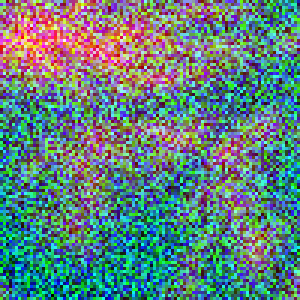
#> input picture heightmap/china-southeast/24.849,115.517.png, 100 x 100 px (shown 3 times larger); its folder holds 4 pictures in this run
$ python toblur.py
#> lines starting #> are read from the running program, lines starting #| are printed output that depends on the picture
import os
import cv2
import numpy

for item in os.listdir():
    im = cv2.imread(item)
#> im is the input picture: shape (100, 100, 3); mean B, G, R 127.3, 128.3, 95.6
    if item == "blur" or item == "gray" or item == "togray.py" or item == "toblur.py":
        continue;
    print(item)
    cv2.imwrite(os.path.join("blur", item), cv2.medianBlur(im[:,:,2],15))
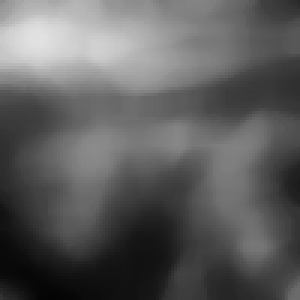
#> saved as 24.849,115.517.png: shape (100, 100) (shown 3 times larger); min 4, max 225, mean 93.8
#> pass 2 of the loop `for item in os.listdir():`:
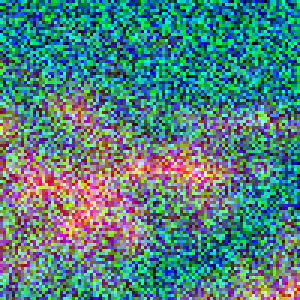
#> input picture heightmap/china-southeast/24.876,114.061.png, 100 x 100 px (shown 3 times larger)
#> im is the input picture: shape (100, 100, 3); mean B, G, R 126.9, 128.9, 78.8
#> `cv2.imwrite(os.path.join("blur", item), cv2.medianBlur(im[:,:,2],15))`:
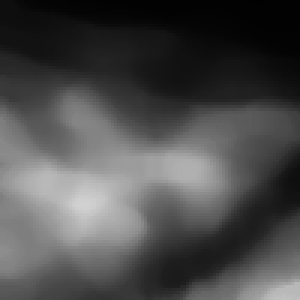
#> saved as 24.876,114.061.png: shape (100, 100) (shown 3 times larger); min 1, max 209, mean 75.9
#> pass 3 of the loop `for item in os.listdir():`:
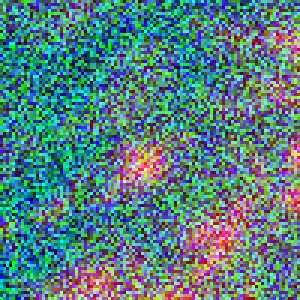
#> input picture heightmap/china-southeast/24.876,116.123.png, 100 x 100 px (shown 3 times larger)
#> im is the input picture: shape (100, 100, 3); mean B, G, R 128.4, 127.5, 85.5
#> `cv2.imwrite(os.path.join("blur", item), cv2.medianBlur(im[:,:,2],15))`:
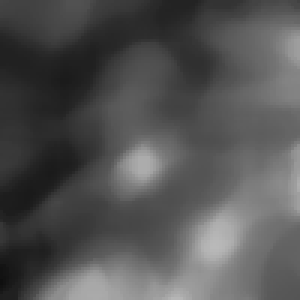
#> saved as 24.876,116.123.png: shape (100, 100) (shown 3 times larger); min 15, max 185, mean 83.4
#> the loop made 5 passes; the first 3 are shown
